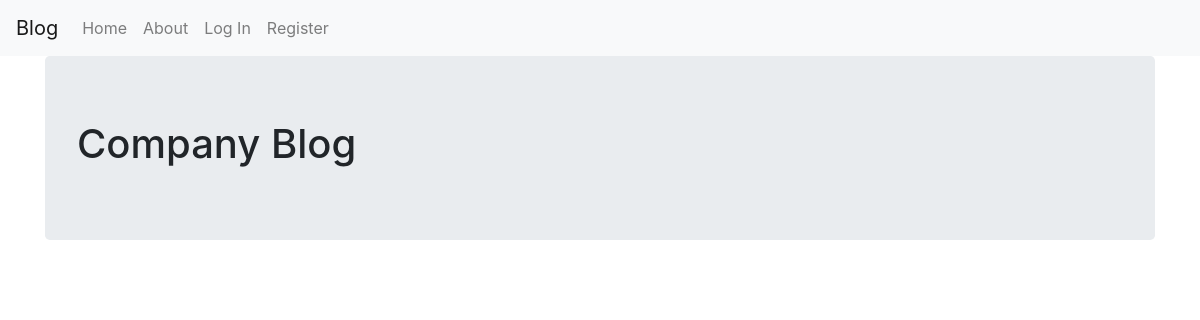
The app's page /, older data.
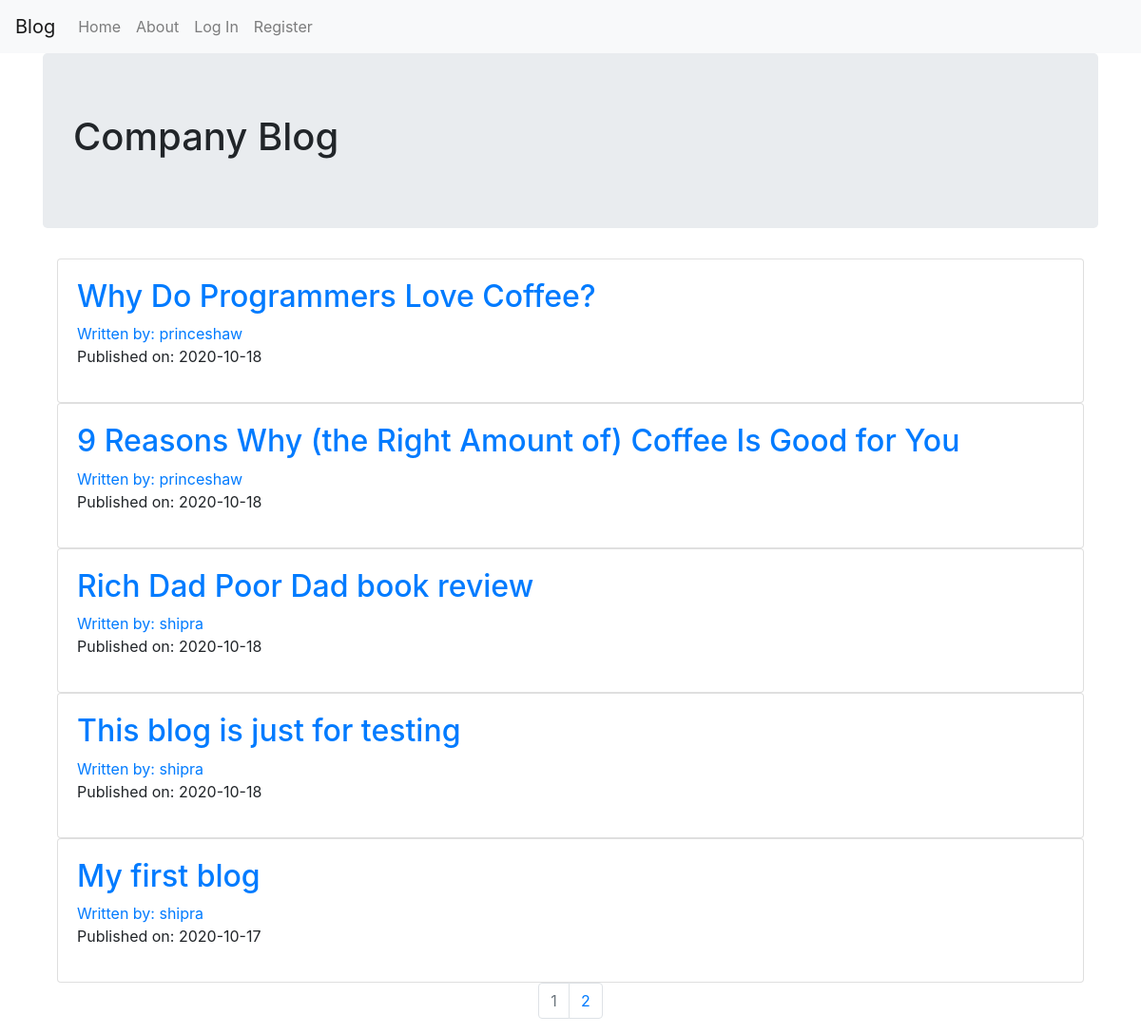
The same page, newer data.
### companyblog/models.py (models this page shows, shortened)
class BlogPost(db.Model):
    user = db.relationship(User)
    id = db.Column(db.Integer,primary_key = True)
    user_id = db.Column(db.Integer,db.ForeignKey('users.id'),nullable = False)
    date = db.Column(db.DateTime,nullable = False,default = datetime.utcnow)
    title = db.Column(db.String(140),nullable=False)
    text = db.Column(db.Text,nullable=False)

class User(db.Model,UserMixin):
    __tablename__ = 'users'
    id = db.Column(db.Integer,primary_key = True)
    profile_image = db.Column(db.String(20),nullable = False,default='default_profile.png')
    email = db.Column(db.String(64),unique = True, index = True)
    username = db.Column(db.String(64),unique = True,index=True)
    password_hash = db.Column(db.String(128))
    posts = db.relationship('BlogPost',backref = 'author',lazy = True)

### companyblog/core/views.py (the view)
@core.route('/')
def index():
   page = request.args.get('page',1,type=int)
   blog_posts = BlogPost.query.order_by(BlogPost.date.desc()).paginate(page=page,per_page=5)
   return render_template('index.html',blog_posts=blog_posts)

### companyblog/templates/index.html (shortened to what this page needs)
{% extends 'base.html' %}
{% block content %}
<div class="jumbotron">
    <h1>Company Blog</h1>
</div>
<div class="container">
    {% for post in blog_posts.items %}
    <div class="card">
        <div class="card-body">
            <h2><a class="card-title" href="{{url_for('blog_posts.blog_post',blog_post_id = post.id)}}"> {{post.title}}</a></h2>
            <a href="{{url_for('users.user_posts',username=post.author.username)}}">Written by: {{ post.author.username }}</a>
            <p>Published on: {{post.date.strftime('%Y-%m-%d')}}</p>
        </div>
    </div>
    {% endfor %}
</div>
<nav aria-label="Page navigation example">
    <ul class="pagination justify-content-center">
      {% for page_num in blog_posts.iter_pages(left_edge=1, right_edge=1, left_current=1, right_current=2) %}
         {% if blog_posts.page == page_num %}
         <li class="page-item disabled">
           <a class="page-link" href="{{ url_for('core.index', page=page_num) }}">{{ page_num }}</a></li>
         {% else %}
           <li class="page-item"><a class="page-link" href="{{ url_for('core.index', page=page_num) }}">{{ page_num }}</a></li>
         {% endif %}
     {% endfor %}
   </nav>
{% endblock content %}

### companyblog/templates/base.html (shortened to what this page needs)
<!DOCTYPE html>
<html lang="en">
<head>
<link rel="stylesheet" href="https://stackpath.bootstrapcdn.com/bootstrap/4.5.2/css/bootstrap.min.css">
</head>
<body>
    <nav class="navbar navbar-expand-lg navbar-light bg-light">
        <a class="navbar-brand" href="{{ url_for('core.index') }}">Blog</a>
        <div class="collapse navbar-collapse" id="navbarText">
          <ul class="navbar-nav mr-auto">
            <li class="nav-item ">
              <a class="nav-link" href="{{ url_for('core.index') }}">Home </a>
            </li>
            <li class="nav-item">
              <a class="nav-link" href="{{ url_for('core.info') }}">About</a>
            </li>
            {% if current_user.is_authenticated %}
            <li class="nav-item">
              <a class="nav-link" href="{{url_for('users.logout')}}">Log Out</a>
            </li>
            <li class="nav-item">
                <a class="nav-link" href="{{url_for('users.account')}}">Account</a>
            </li>
            <li class="nav-item">
                <a class="nav-link" href="{{url_for('blog_posts.create_post')}}">Create Post</a>
            </li>
            {% else %}
            <li class="nav-item">
                <a class="nav-link" href="{{ url_for('users.login') }}">Log In</a>
            </li>
            <li class="nav-item">
                <a class="nav-link" href="{{url_for('users.register')}}">Register</a>
            </li>
            {% endif %}
          </ul>
        </div>
      </nav>
      <div class="container">
      {% block content %}
      {% endblock content %}
    </div>
</body>
</html>

Row changes from the older to the newer data that the page shows:
added BlogPost: title "Why Do Programmers Love Coffee?", author.username "princeshaw", date "2020-10-18"
added BlogPost: title "9 Reasons Why (the Right Amount of) Coffee Is Good for You", author.username "princeshaw", date "2020-10-18"
added BlogPost: title "Rich Dad Poor Dad book review", author.username "shipra", date "2020-10-18"
added BlogPost: title "This blog is just for testing", author.username "shipra", date "2020-10-18"
added BlogPost: title "My first blog", author.username "shipra", date "2020-10-17"
Text that changed along with them:
new list line: "1"
new list line: "2"
